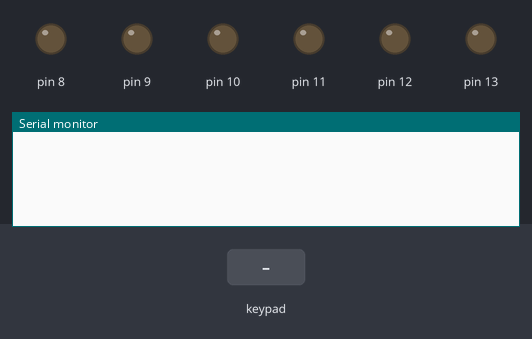
A sketch run on a simulated Arduino Uno, built with avr-gcc and run on an emulated ATmega328P. Parts: output pins drawn as LEDs (lit = HIGH), the last lines printed to the serial monitor. Inputs (shaded band) come from the test bench.

Above: at 1.2 s.
1.3 s: key '1' pressed
At 2.3 s:
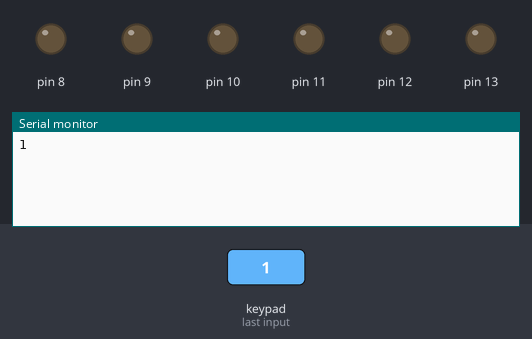
2.8 s: keypad keys 0 1 2 3 # pressed 0.4 s apart
At 5.8 s:
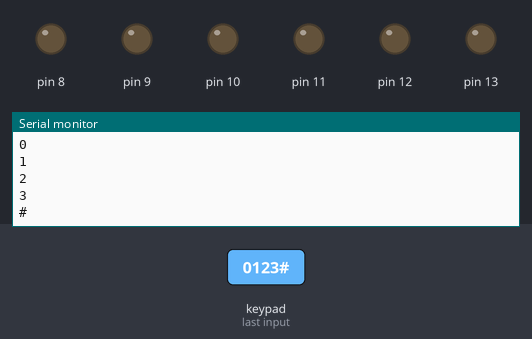
6.3 s: key 'A' pressed
At 7.5 s:
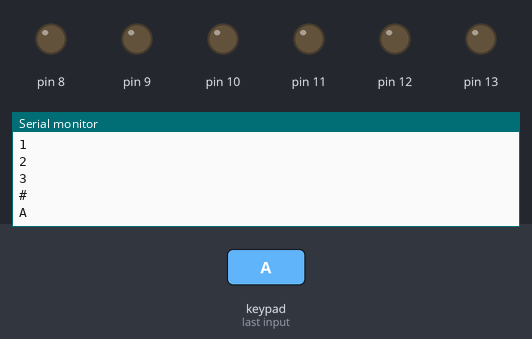
7.8 s: keypad keys 0 1 2 3 * pressed 0.4 s apart
At 9.7 s:
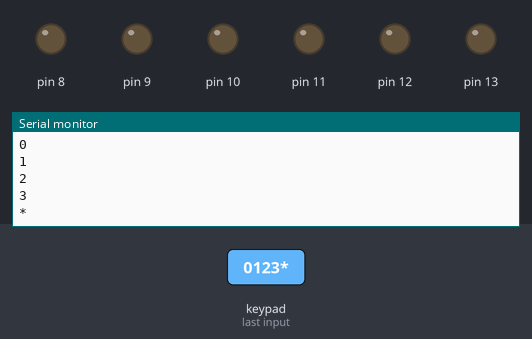
11.3 s: key 'B' pressed
At 12.3 s:
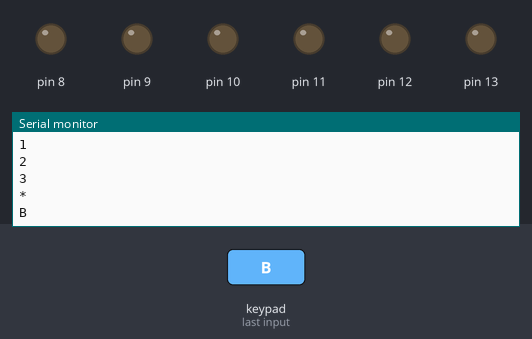
12.8 s: keypad keys 0 1 2 3 D pressed 0.4 s apart
At 15.8 s:
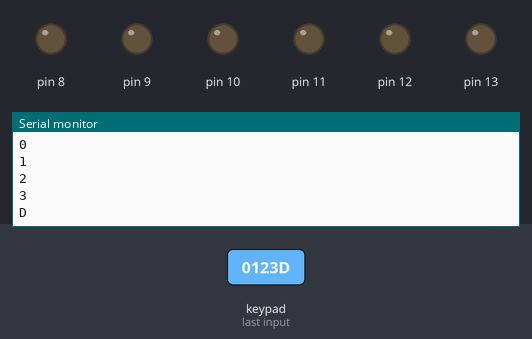
Timing chart, 0 to 17.3 s (numbered marks = the images above; inputs shaded):
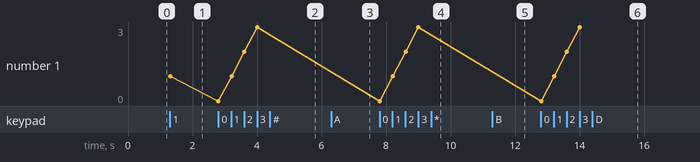

The sketch:

keypad.ino
```cpp
//#include <LiquidCrystal.h>

// initialize the library with the numbers of the interface pins

//LiquidCrystal lcd(8, 9, 10, 11, 12, 13);//RS,EN,D4,D5,D6,D7

#include <Keypad.h>//header for keypad commands enabling

const byte ROWS = 4; // Four rows

const byte COLS = 4; // Three columns

// Define the Keymap

char keys[ROWS][COLS] = {

  {'1','2','3','A'},

  {'4','5','6','B'},

  {'7','8','9','C'},

  {'#','0','*','D'}

};

// Connect keypad ROW0, ROW1, ROW2 and ROW3 to these Arduino pins.

byte rowPins[ROWS] = { 0, 1, 2, 3 };

// Connect keypad COL0, COL1 and COL2 to these Arduino pins.

byte colPins[COLS] = { 4, 5, 6, 7 };

//  Create the Keypad

Keypad kpd = Keypad( makeKeymap(keys), rowPins, colPins, ROWS, COLS );

void setup()

{

  for(int k=8;k<14;k++)

  {

    pinMode(k,OUTPUT);//pins 8-14 are enabled as output

  }

Serial.begin(9600);
 // lcd.begin(16, 2);//initializing LCD

}

void loop()

{

  char key = kpd.getKey(); //storing pressed key value in a char

  if (key != NO_KEY)

{

      //lcd.print(key); //showing pressed character on LCD

Serial.println(key);
  }

}
```

Measured:
- after the input at 1.3 s, the serial monitor: prints a new line at once (image 1)
- after the input at 2.8 s, the serial monitor: prints a new line at once (image 2)
- after the input at 6.3 s, the serial monitor: prints a new line at once (image 3)
- after the input at 7.8 s, the serial monitor: prints a new line at once (image 4)
- after the input at 11.3 s, the serial monitor: prints a new line at once (image 5)
- after the input at 12.8 s, the serial monitor: prints a new line at once (image 6)
- plotted number 1: 1 → 3 after the input at 2.8 s
